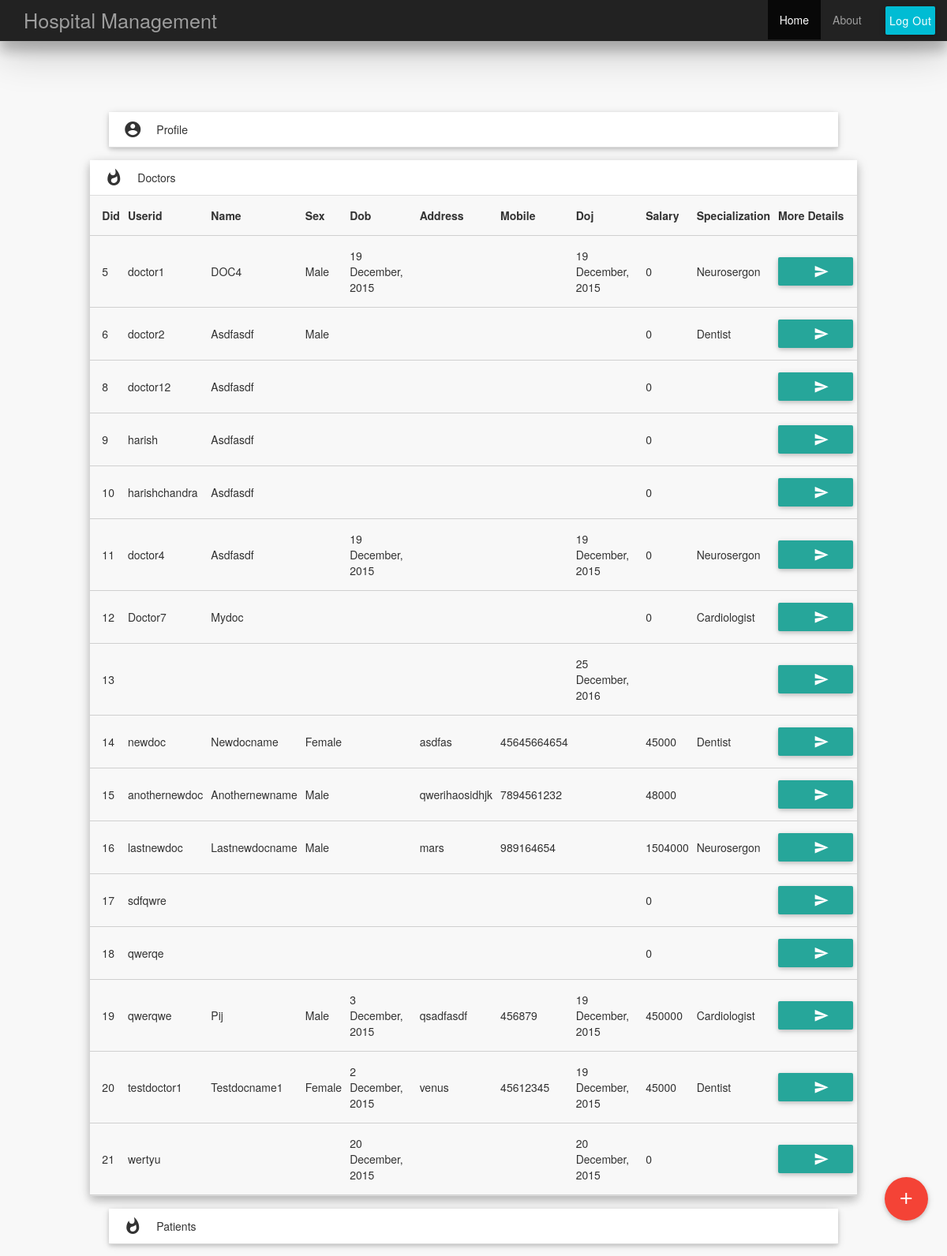
The page /admin.php (signed in) on the database its author committed.
### tables this page shows
CREATE TABLE IF NOT EXISTS `doctor` (
  `did` int(11) NOT NULL,
  `userid` varchar(500) DEFAULT NULL,
  `name` varchar(200) DEFAULT NULL,
  `sex` enum('male','female','transgender') DEFAULT NULL,
  `dob` date DEFAULT NULL,
  `address` text,
  `mobile` bigint(11) DEFAULT NULL,
  `doj` date DEFAULT NULL,
  `salary` int(11) DEFAULT NULL,
  `specialization` enum('dentist','cardiologist','neurosergon') DEFAULT NULL
);

### admin.php (the view, shortened to what this page needs)
<?php
include("function.php");
?>
<!DOCTYPE html>
<html lang="en">
<head>
	<link href="bootstrap/css/bootstrap.min.css" rel="stylesheet">
	<link type="text/css" rel="stylesheet" href="materialize/css/materialize.min.css"  media="screen,projection"/>
</head>
<body>
	<?php include('header.php') ?>
	<div class="container" id="topContainer">
		<div class="row">
			<div class="col s12 m10 offset-m1">
				<ul class="mytr collapsible popout" data-collapsible="accordion">
					<li>
						<div class="collapsible-header"><i class="material-icons">account_circle</i>Profile</div>
					</li>
					<li>
						<div class="collapsible-header active"><i class="material-icons">whatshot</i>Doctors</div>
						<div class="collapsible-body">
							<table class=" bordered ">
								<tbody>
									<?php
									$qry="SELECT * FROM `doctor`";
									$result=mysqli_query($link,$qry);
									$row=mysqli_fetch_array($result,MYSQL_ASSOC);
									echo "<tr>";
									$keys = array_keys($row);
									foreach ($keys as $key)
									{
										if($key=='did')
										{
											echo "<th class='jp'>".ucwords($key)."</th>";
										}
										else
										{
											echo "<th>".ucwords($key)."</th>";
										}
									}
									echo"<th>More Details</th>";
									echo"</tr>";
									echo "<tr>";
									$did = $row['did'];
									$keys = array_keys($row);
									foreach ($keys as $key)
									{
										if($key=='did')
										{
											echo "<td class='jp'>".$row[$key]."</td>";
										}
										else if($key=="dob" or $key=="doj")
										{
											$date=$row[$key];
											if($date!="0000-00-00")
											{
												$date=date_create($date);
												$date=date_format($date,"j F, Y");
											}
											else
											{
												$date="";
											}
											echo "<td>$date</td>";
										}
										else if($key=="mobile")
										{
											if($row[$key]==0)
												echo "<td></td>";
											else
												echo "<td>".$row[$key]."</td>";
										}
										else if($key!="userid" && $key!="address")
											echo "<td>".ucwords($row[$key])."</td>";
										else
											echo "<td>".$row[$key]."</td>";
									}
									echo "<td ><a href='admin_doctor.php?did=$did' id='more' class='btn waves-effect waves-light'><i class='material-icons right'>send</i></a></td>";
									echo"</tr>";
									while($row=mysqli_fetch_array($result,MYSQL_ASSOC))
									{
										echo "<tr>";
										$did = $row['did'];
										$keys = array_keys($row);
										foreach ($keys as $key)
										{
											if($key=='did')
											{
												echo "<td class='jp'>".$row[$key]."</td>";
											}
											else if($key=="dob" or $key=="doj")
											{
												$date=$row[$key];
												if($date!="0000-00-00")
												{
													$date=date_create($date);
													$date=date_format($date,"j F, Y");
												}
												else
												{
													$date="";
												}
												echo "<td>$date</td>";
											}
											else if($key=="mobile")
											{
												if($row[$key]==0)
													echo "<td></td>";
												else
													echo "<td>".$row[$key]."</td>";
											}
											else if($key!="userid" && $key!="address")
												echo "<td>".ucwords($row[$key])."</td>";
											else
												echo "<td>".$row[$key]."</td>";
										}
										echo "<td ><a href='admin_doctor.php?did=$did' id='more' class='btn waves-effect waves-light'><i class='material-icons right'>send</i></a></td>";
										echo"</tr>";
									}
									?>
								</tbody>
							</table>
						</div>
					</li>
					<li>
						<div class="collapsible-header active"><i class="material-icons">whatshot</i>Patients</div>
					</li>
				</ul>
			</div>
		</div>
		<div class="fixed-action-btn" style="bottom: 45px; right: 24px;">
			<a class="btn-floating btn-large red">
				<i class="large material-icons">add</i>
			</a>
			<ul>
				<li><a class="btn-floating red" href="add_doctor.php"><img class="responsive-img" src="images.png"></a></li>
				<li><a class="btn-floating yellow darken-1" href="add_patient.php"><img class="responsive-img" src="patient.png"></a></li>
			</ul>
		</div>
	</div>
</body>
</html>

### admin.php (style rules this page uses)
body { padding-top: 50px; min-width: 100%; max-width: 100%; background-color: #F8F8F8; }
.container { min-width: 100%; }
#topContainer { width:100%; padding-top:7%; background-size: cover; }
.jp { padding-left:15px; }

### header.php (style rules this page uses)
body { background-image: url("images/back2.jpg"); background-size: cover; background-attachment: fixed; }

### rows shown on the page
doctor: did "5", userid "doctor1", name "DOC4", sex "Male", dob "19 December, 2015", doj "19 December, 2015", salary "0", specialization "Neurosergon"
doctor: did "6", userid "doctor2", name "Asdfasdf", sex "Male", salary "0", specialization "Dentist"
doctor: did "8", userid "doctor12", name "Asdfasdf", salary "0"
doctor: did "9", userid "harish", name "Asdfasdf", salary "0"
doctor: did "10", userid "harishchandra", name "Asdfasdf", salary "0"
doctor: did "11", userid "doctor4", name "Asdfasdf", dob "19 December, 2015", doj "19 December, 2015", salary "0", specialization "Neurosergon"
doctor: did "12", userid "Doctor7", name "Mydoc", salary "0", specialization "Cardiologist"
doctor: did "13", date "25 December, 2016"
doctor: did "14", userid "newdoc", name "Newdocname", sex "Female", address "asdfas", mobile "45645664654", salary "45000", specialization "Dentist"
doctor: did "15", userid "anothernewdoc", name "Anothernewname", sex "Male", address "qwerihaosidhjk", mobile "7894561232", salary "48000"
doctor: did "16", userid "lastnewdoc", name "Lastnewdocname", sex "Male", address "mars", mobile "989164654", salary "1504000", specialization "Neurosergon"
doctor: did "17", userid "sdfqwre", salary "0"
doctor: did "18", userid "qwerqe", salary "0"
doctor: did "19", userid "qwerqwe", name "Pij", sex "Male", dob "3 December, 2015", address "qsadfasdf", mobile "456879", doj "19 December, 2015", salary "450000", specialization "Cardiologist"
doctor: did "20", userid "testdoctor1", name "Testdocname1", sex "Female", dob "2 December, 2015", address "venus", mobile "45612345", doj "19 December, 2015", salary "45000", specialization "Dentist"
doctor: did "21", userid "wertyu", dob "20 December, 2015", doj "20 December, 2015", salary "0"

### other values the page prints
$key "Did"
$key "Userid"
$key "Name"
$key "Sex"
$key "Dob"
$key "Address"
$key "Mobile"
$key "Doj"
$key "Salary"
$key "Specialization"
